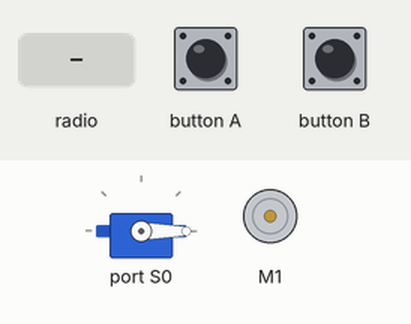
Recording of a program running on a simulated BBC micro:bit (MakeCode). Shown: servo, DC motor (green arrow = forward, orange = backward, longer = faster). The test bench sets the inputs (shaded band).

Above: at 1.2 s.
1.3 s: radio message "5" arrives
At 2.3 s:
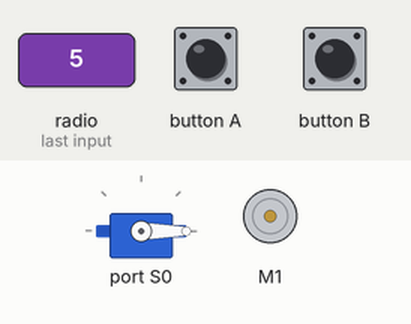
3.0 s: button A pressed for 0.15 s
At 3.3 s:
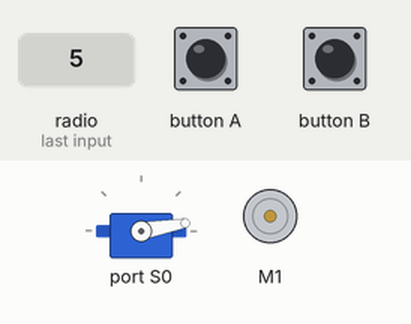
4.6 s: button B pressed for 0.15 s
At 5.1 s:
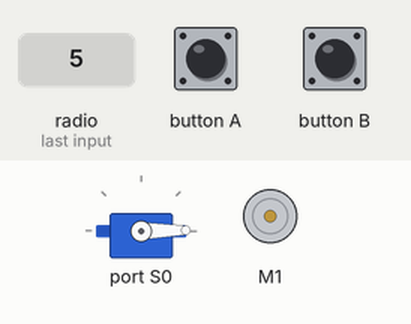
Timing chart, 0 to 7.6 s (numbered marks = the images above; inputs shaded):
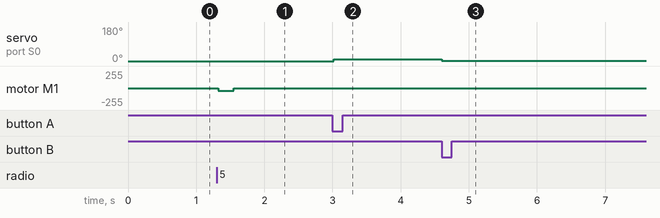

Measured:
- after the input at 1.3 s, motor M1: stopped → backward 38/255 at once, → stopped 0.23 s later
- after the input at 3.0 s, servo on port S0: 0° → 10° at once
- after the input at 4.6 s, servo on port S0: 10° → 1° at once

The program:

main.ts
```typescript
radio.onReceivedNumber(function (receivedNumber) {
    Variable1 = receivedNumber
})
let Variable1 = 0
radio.setGroup(1)
wuKong.setServoAngle(wuKong.ServoTypeList._360, wuKong.ServoList.S0, 0)
basic.forever(function () {
    if (input.buttonIsPressed(Button.A)) {
        wuKong.setServoAngle(wuKong.ServoTypeList._360, wuKong.ServoList.S0, 20)
    }
    if (input.buttonIsPressed(Button.B)) {
        wuKong.setServoAngle(wuKong.ServoTypeList._360, wuKong.ServoList.S0, 2)
    }
    if (Variable1 == 3) {
        wuKong.setMotorSpeed(wuKong.MotorList.M2, 17)
        basic.pause(100)
        wuKong.setMotorSpeed(wuKong.MotorList.M2, 0)
        Variable1 = 0
    }
    if (Variable1 == 4) {
        wuKong.setMotorSpeed(wuKong.MotorList.M2, -17)
        basic.pause(100)
        wuKong.setMotorSpeed(wuKong.MotorList.M2, 0)
        Variable1 = 0
    }
    if (Variable1 == 5) {
        wuKong.setMotorSpeed(wuKong.MotorList.M1, -15)
        basic.pause(250)
        wuKong.setMotorSpeed(wuKong.MotorList.M1, 0)
        Variable1 = 0
    }
    if (Variable1 == 6) {
        wuKong.setMotorSpeed(wuKong.MotorList.M1, 15)
        basic.pause(250)
        wuKong.setMotorSpeed(wuKong.MotorList.M1, 0)
        Variable1 = 0
    }
})
```

test.ts
```typescript
// les tests vont ici ; cela ne sera pas compilé si ce paquet est utilisé en tant qu'extension.
```
